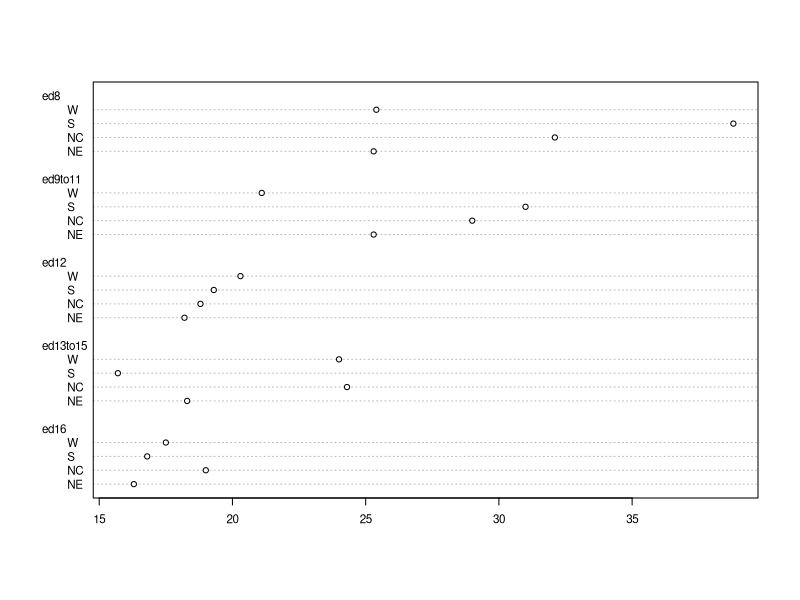
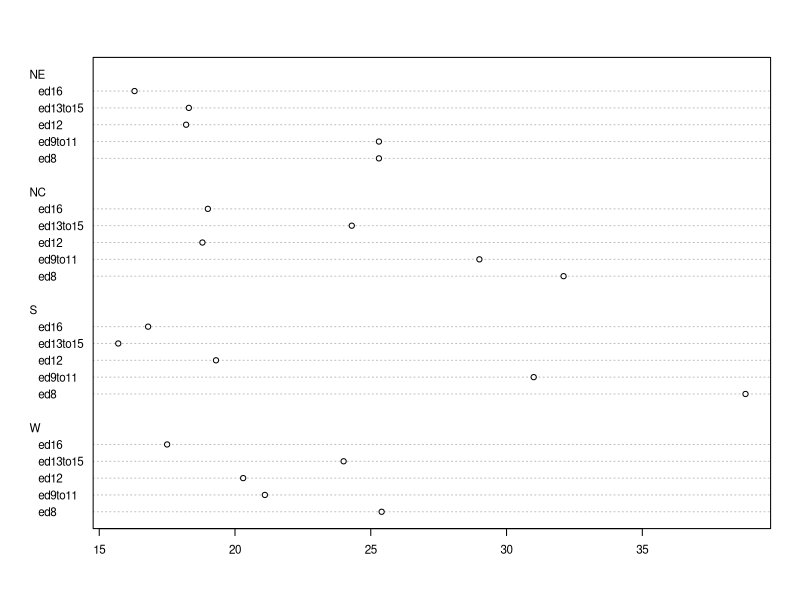
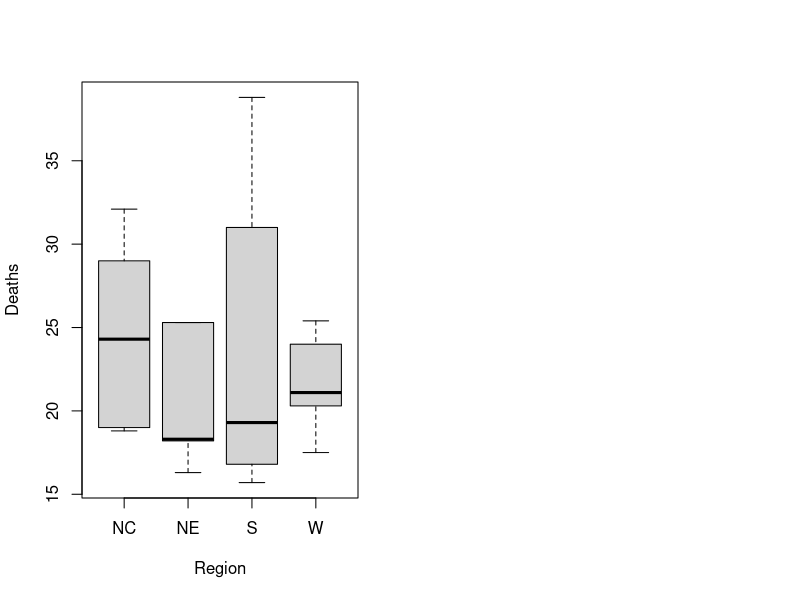

Recreate these plots in R, in order. (Note: this script raises an error after producing the figures.)
## ---- chunk 1
knitr::knit_hooks$set(small.mar = function(before, options, envir) {
    if (before) par(mar = c(4, 4, 1, 1))  # smaller margin on top and right
})

knitr::opts_chunk$set(
  comment = "",
  message = FALSE,
  tidy = FALSE,
  dev=c('CairoPNG', 'CairoPDF'),
  cache = FALSE,
  warning = FALSE,
  encoding = "UTF-8")
## ---- chunk 2
df <- data.frame(row.names = c("NE","NC","S","W"),
                 ed8       = c(25.3,32.1,38.8,25.4), 
                 ed9to11   = c(25.3,29,31,21.1),
                 ed12      = c(18.2,18.8,19.3,20.3),
                 ed13to15  = c(18.3,24.3,15.7,24),
                 ed16      = c(16.3,19,16.8,17.5)
                 )

## ---- chunk 3
dotchart( as.matrix(df), cex=0.7)
## ---- chunk 4
dotchart( t(as.matrix(df)), cex=0.7)
## ---- chunk 5
library(tidyr)
library(dplyr)

df.l <- df %>%
  mutate(Region = as.factor(row.names(.)) )  %>%
  gather(key=Edu, value = Deaths, -Region)

# side-by-side plot
OP <- par(mfrow=c(1,2))
plot(Deaths ~ Region + Edu, df.l)
par(OP)
## ---- chunk 6
plot( medpolish(df,maxiter=3), pch=20)
## ---- chunk 7
df.med <- medpolish( df , maxiter=3)
## ---- chunk 8
df.med
## ---- chunk 9
plot( df.med )
